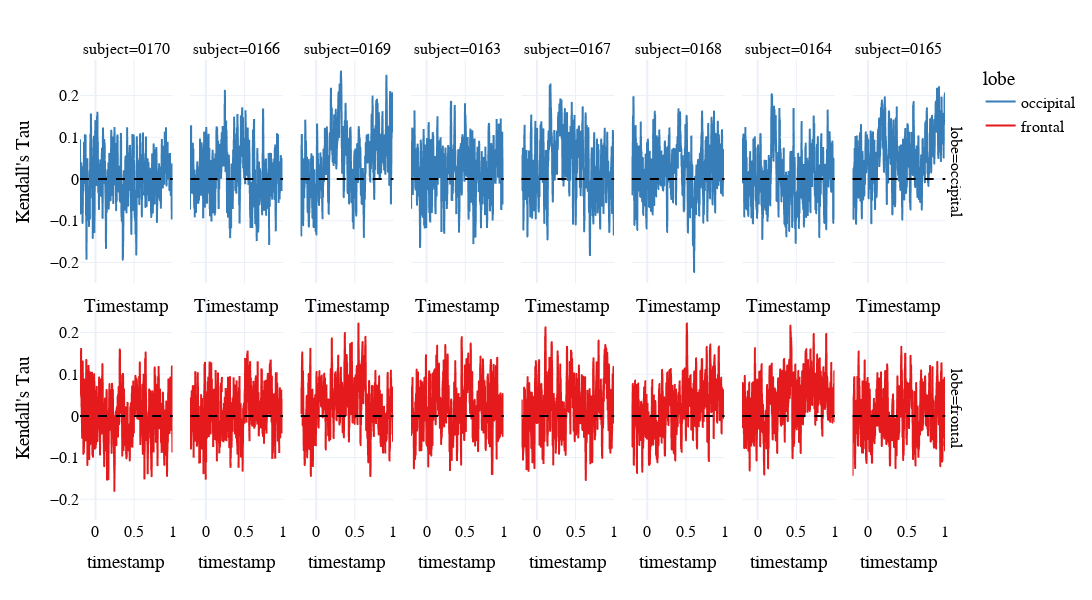

Write notebook code for a chart like this one.
### Code cell
color_map = dict(zip(["frontal", "occipital"], px.colors.qualitative.Set1))
fig = px.line(df, x="timestamp", y="tau", color="lobe", facet_col="subject", facet_row="lobe", color_discrete_map=color_map)
#fig = fig.update_traces(showlegend=False)
fig = fig.update_layout(
    template="plotly_white",
    width=1400,
    height=600,
    font=dict(family="Merriweather", size=16, color="black"),
)
fig = fig.update_yaxes(title="Kendall's Tau", col=1)
fig = fig.update_xaxes(title="Timestamp", row=2)
fig = fig.add_hline(y=0, line=dict(color="black", dash="dash"))
fig.show()

### Figure 1 — Plotly figure (JSON) as saved in the notebook; plotly's stock layout.template omitted (floating-point values rounded to 4 significant figures; data arrays with more than 128 entries replaced by an {"elided": "..."} marker saying what was removed)
{"data": [{"hovertemplate": "lobe=occipital<br>subject=0170<br>timestamp=%{x}<br>tau=%{y}<extra></extra>", "legendgroup": "occipital", "line": {"color": "rgb(55,126,184)", "dash": "solid"}, "marker": {"symbol": "circle"}, "mode": "lines", "name": "occipital", "showlegend": true, "type": "scattergl", "x": {"elided": "1201 float values"}, "xaxis": "x9", "y": {"elided": "1201 float values"}, "yaxis": "y9"}, {"hovertemplate": "lobe=occipital<br>subject=0166<br>timestamp=%{x}<br>tau=%{y}<extra></extra>", "legendgroup": "occipital", "line": {"color": "rgb(55,126,184)", "dash": "solid"}, "marker": {"symbol": "circle"}, "mode": "lines", "name": "occipital", "showlegend": false, "type": "scattergl", "x": {"elided": "1201 float values"}, "xaxis": "x10", "y": {"elided": "1201 float values"}, "yaxis": "y10"}, {"hovertemplate": "lobe=occipital<br>subject=0169<br>timestamp=%{x}<br>tau=%{y}<extra></extra>", "legendgroup": "occipital", "line": {"color": "rgb(55,126,184)", "dash": "solid"}, "marker": {"symbol": "circle"}, "mode": "lines", "name": "occipital", "showlegend": false, "type": "scattergl", "x": {"elided": "1201 float values"}, "xaxis": "x11", "y": {"elided": "1201 float values"}, "yaxis": "y11"}, {"hovertemplate": "lobe=occipital<br>subject=0163<br>timestamp=%{x}<br>tau=%{y}<extra></extra>", "legendgroup": "occipital", "line": {"color": "rgb(55,126,184)", "dash": "solid"}, "marker": {"symbol": "circle"}, "mode": "lines", "name": "occipital", "showlegend": false, "type": "scattergl", "x": {"elided": "1201 float values"}, "xaxis": "x12", "y": {"elided": "1201 float values"}, "yaxis": "y12"}, {"hovertemplate": "lobe=occipital<br>subject=0167<br>timestamp=%{x}<br>tau=%{y}<extra></extra>", "legendgroup": "occipital", "line": {"color": "rgb(55,126,184)", "dash": "solid"}, "marker": {"symbol": "circle"}, "mode": "lines", "name": "occipital", "showlegend": false, "type": "scattergl", "x": {"elided": "1201 float values"}, "xaxis": "x13", "y": {"elided": "1201 float values"}, "yaxis": "y13"}, {"hovertemplate": "lobe=occipital<br>subject=0168<br>timestamp=%{x}<br>tau=%{y}<extra></extra>", "legendgroup": "occipital", "line": {"color": "rgb(55,126,184)", "dash": "solid"}, "marker": {"symbol": "circle"}, "mode": "lines", "name": "occipital", "showlegend": false, "type": "scattergl", "x": {"elided": "1201 float values"}, "xaxis": "x14", "y": {"elided": "1201 float values"}, "yaxis": "y14"}, {"hovertemplate": "lobe=occipital<br>subject=0164<br>timestamp=%{x}<br>tau=%{y}<extra></extra>", "legendgroup": "occipital", "line": {"color": "rgb(55,126,184)", "dash": "solid"}, "marker": {"symbol": "circle"}, "mode": "lines", "name": "occipital", "showlegend": false, "type": "scattergl", "x": {"elided": "1201 float values"}, "xaxis": "x15", "y": {"elided": "1201 float values"}, "yaxis": "y15"}, {"hovertemplate": "lobe=occipital<br>subject=0165<br>timestamp=%{x}<br>tau=%{y}<extra></extra>", "legendgroup": "occipital", "line": {"color": "rgb(55,126,184)", "dash": "solid"}, "marker": {"symbol": "circle"}, "mode": "lines", "name": "occipital", "showlegend": false, "type": "scattergl", "x": {"elided": "1201 float values"}, "xaxis": "x16", "y": {"elided": "1201 float values"}, "yaxis": "y16"}, {"hovertemplate": "lobe=frontal<br>subject=0170<br>timestamp=%{x}<br>tau=%{y}<extra></extra>", "legendgroup": "frontal", "line": {"color": "rgb(228,26,28)", "dash": "solid"}, "marker": {"symbol": "circle"}, "mode": "lines", "name": "frontal", "showlegend": true, "type": "scattergl", "x": {"elided": "1201 float values"}, "xaxis": "x", "y": {"elided": "1201 float values"}, "yaxis": "y"}, {"hovertemplate": "lobe=frontal<br>subject=0166<br>timestamp=%{x}<br>tau=%{y}<extra></extra>", "legendgroup": "frontal", "line": {"color": "rgb(228,26,28)", "dash": "solid"}, "marker": {"symbol": "circle"}, "mode": "lines", "name": "frontal", "showlegend": false, "type": "scattergl", "x": {"elided": "1201 float values"}, "xaxis": "x2", "y": {"elided": "1201 float values"}, "yaxis": "y2"}, {"hovertemplate": "lobe=frontal<br>subject=0169<br>timestamp=%{x}<br>tau=%{y}<extra></extra>", "legendgroup": "frontal", "line": {"color": "rgb(228,26,28)", "dash": "solid"}, "marker": {"symbol": "circle"}, "mode": "lines", "name": "frontal", "showlegend": false, "type": "scattergl", "x": {"elided": "1201 float values"}, "xaxis": "x3", "y": {"elided": "1201 float values"}, "yaxis": "y3"}, {"hovertemplate": "lobe=frontal<br>subject=0163<br>timestamp=%{x}<br>tau=%{y}<extra></extra>", "legendgroup": "frontal", "line": {"color": "rgb(228,26,28)", "dash": "solid"}, "marker": {"symbol": "circle"}, "mode": "lines", "name": "frontal", "showlegend": false, "type": "scattergl", "x": {"elided": "1201 float values"}, "xaxis": "x4", "y": {"elided": "1201 float values"}, "yaxis": "y4"}, {"hovertemplate": "lobe=frontal<br>subject=0167<br>timestamp=%{x}<br>tau=%{y}<extra></extra>", "legendgroup": "frontal", "line": {"color": "rgb(228,26,28)", "dash": "solid"}, "marker": {"symbol": "circle"}, "mode": "lines", "name": "frontal", "showlegend": false, "type": "scattergl", "x": {"elided": "1201 float values"}, "xaxis": "x5", "y": {"elided": "1201 float values"}, "yaxis": "y5"}, {"hovertemplate": "lobe=frontal<br>subject=0168<br>timestamp=%{x}<br>tau=%{y}<extra></extra>", "legendgroup": "frontal", "line": {"color": "rgb(228,26,28)", "dash": "solid"}, "marker": {"symbol": "circle"}, "mode": "lines", "name": "frontal", "showlegend": false, "type": "scattergl", "x": {"elided": "1201 float values"}, "xaxis": "x6", "y": {"elided": "1201 float values"}, "yaxis": "y6"}, {"hovertemplate": "lobe=frontal<br>subject=0164<br>timestamp=%{x}<br>tau=%{y}<extra></extra>", "legendgroup": "frontal", "line": {"color": "rgb(228,26,28)", "dash": "solid"}, "marker": {"symbol": "circle"}, "mode": "lines", "name": "frontal", "showlegend": false, "type": "scattergl", "x": {"elided": "1201 float values"}, "xaxis": "x7", "y": {"elided": "1201 float values"}, "yaxis": "y7"}, {"hovertemplate": "lobe=frontal<br>subject=0165<br>timestamp=%{x}<br>tau=%{y}<extra></extra>", "legendgroup": "frontal", "line": {"color": "rgb(228,26,28)", "dash": "solid"}, "marker": {"symbol": "circle"}, "mode": "lines", "name": "frontal", "showlegend": false, "type": "scattergl", "x": {"elided": "1201 float values"}, "xaxis": "x8", "y": {"elided": "1201 float values"}, "yaxis": "y8"}], "layout": {"annotations": [{"showarrow": false, "text": "subject=0170", "x": 0.0525, "xanchor": "center", "xref": "paper", "y": 1, "yanchor": "bottom", "yref": "paper"}, {"showarrow": false, "text": "subject=0166", "x": 0.1775, "xanchor": "center", "xref": "paper", "y": 1, "yanchor": "bottom", "yref": "paper"}, {"showarrow": false, "text": "subject=0169", "x": 0.3025, "xanchor": "center", "xref": "paper", "y": 1, "yanchor": "bottom", "yref": "paper"}, {"showarrow": false, "text": "subject=0163", "x": 0.4275, "xanchor": "center", "xref": "paper", "y": 1, "yanchor": "bottom", "yref": "paper"}, {"showarrow": false, "text": "subject=0167", "x": 0.5525, "xanchor": "center", "xref": "paper", "y": 1, "yanchor": "bottom", "yref": "paper"}, {"showarrow": false, "text": "subject=0168", "x": 0.6775, "xanchor": "center", "xref": "paper", "y": 1, "yanchor": "bottom", "yref": "paper"}, {"showarrow": false, "text": "subject=0164", "x": 0.8025, "xanchor": "center", "xref": "paper", "y": 1, "yanchor": "bottom", "yref": "paper"}, {"showarrow": false, "text": "subject=0165", "x": 0.9275, "xanchor": "center", "xref": "paper", "y": 1, "yanchor": "bottom", "yref": "paper"}, {"showarrow": false, "text": "lobe=frontal", "textangle": 90, "x": 0.98, "xanchor": "left", "xref": "paper", "y": 0.2425, "yanchor": "middle", "yref": "paper"}, {"showarrow": false, "text": "lobe=occipital", "textangle": 90, "x": 0.98, "xanchor": "left", "xref": "paper", "y": 0.7575, "yanchor": "middle", "yref": "paper"}], "font": {"color": "black", "family": "Merriweather", "size": 16}, "height": 600, "legend": {"title": {"text": "lobe"}, "tracegroupgap": 0}, "margin": {"t": 60}, "shapes": [{"line": {"color": "black", "dash": "dash"}, "type": "line", "x0": 0, "x1": 1, "xref": "x domain", "y0": 0, "y1": 0, "yref": "y"}, {"line": {"color": "black", "dash": "dash"}, "type": "line", "x0": 0, "x1": 1, "xref": "x2 domain", "y0": 0, "y1": 0, "yref": "y2"}, {"line": {"color": "black", "dash": "dash"}, "type": "line", "x0": 0, "x1": 1, "xref": "x3 domain", "y0": 0, "y1": 0, "yref": "y3"}, {"line": {"color": "black", "dash": "dash"}, "type": "line", "x0": 0, "x1": 1, "xref": "x4 domain", "y0": 0, "y1": 0, "yref": "y4"}, {"line": {"color": "black", "dash": "dash"}, "type": "line", "x0": 0, "x1": 1, "xref": "x5 domain", "y0": 0, "y1": 0, "yref": "y5"}, {"line": {"color": "black", "dash": "dash"}, "type": "line", "x0": 0, "x1": 1, "xref": "x6 domain", "y0": 0, "y1": 0, "yref": "y6"}, {"line": {"color": "black", "dash": "dash"}, "type": "line", "x0": 0, "x1": 1, "xref": "x7 domain", "y0": 0, "y1": 0, "yref": "y7"}, {"line": {"color": "black", "dash": "dash"}, "type": "line", "x0": 0, "x1": 1, "xref": "x8 domain", "y0": 0, "y1": 0, "yref": "y8"}, {"line": {"color": "black", "dash": "dash"}, "type": "line", "x0": 0, "x1": 1, "xref": "x9 domain", "y0": 0, "y1": 0, "yref": "y9"}, {"line": {"color": "black", "dash": "dash"}, "type": "line", "x0": 0, "x1": 1, "xref": "x10 domain", "y0": 0, "y1": 0, "yref": "y10"}, {"line": {"color": "black", "dash": "dash"}, "type": "line", "x0": 0, "x1": 1, "xref": "x11 domain", "y0": 0, "y1": 0, "yref": "y11"}, {"line": {"color": "black", "dash": "dash"}, "type": "line", "x0": 0, "x1": 1, "xref": "x12 domain", "y0": 0, "y1": 0, "yref": "y12"}, {"line": {"color": "black", "dash": "dash"}, "type": "line", "x0": 0, "x1": 1, "xref": "x13 domain", "y0": 0, "y1": 0, "yref": "y13"}, {"line": {"color": "black", "dash": "dash"}, "type": "line", "x0": 0, "x1": 1, "xref": "x14 domain", "y0": 0, "y1": 0, "yref": "y14"}, {"line": {"color": "black", "dash": "dash"}, "type": "line", "x0": 0, "x1": 1, "xref": "x15 domain", "y0": 0, "y1": 0, "yref": "y15"}, {"line": {"color": "black", "dash": "dash"}, "type": "line", "x0": 0, "x1": 1, "xref": "x16 domain", "y0": 0, "y1": 0, "yref": "y16"}], "width": 1400, "xaxis": {"anchor": "y", "domain": [0, 0.105], "title": {"text": "timestamp"}}, "xaxis10": {"anchor": "y10", "domain": [0.125, 0.23], "matches": "x", "showticklabels": false, "title": {"text": "Timestamp"}}, "xaxis11": {"anchor": "y11", "domain": [0.25, 0.355], "matches": "x", "showticklabels": false, "title": {"text": "Timestamp"}}, "xaxis12": {"anchor": "y12", "domain": [0.375, 0.48], "matches": "x", "showticklabels": false, "title": {"text": "Timestamp"}}, "xaxis13": {"anchor": "y13", "domain": [0.5, 0.605], "matches": "x", "showticklabels": false, "title": {"text": "Timestamp"}}, "xaxis14": {"anchor": "y14", "domain": [0.625, 0.73], "matches": "x", "showticklabels": false, "title": {"text": "Timestamp"}}, "xaxis15": {"anchor": "y15", "domain": [0.75, 0.855], "matches": "x", "showticklabels": false, "title": {"text": "Timestamp"}}, "xaxis16": {"anchor": "y16", "domain": [0.875, 0.98], "matches": "x", "showticklabels": false, "title": {"text": "Timestamp"}}, "xaxis2": {"anchor": "y2", "domain": [0.125, 0.23], "matches": "x", "title": {"text": "timestamp"}}, "xaxis3": {"anchor": "y3", "domain": [0.25, 0.355], "matches": "x", "title": {"text": "timestamp"}}, "xaxis4": {"anchor": "y4", "domain": [0.375, 0.48], "matches": "x", "title": {"text": "timestamp"}}, "xaxis5": {"anchor": "y5", "domain": [0.5, 0.605], "matches": "x", "title": {"text": "timestamp"}}, "xaxis6": {"anchor": "y6", "domain": [0.625, 0.73], "matches": "x", "title": {"text": "timestamp"}}, "xaxis7": {"anchor": "y7", "domain": [0.75, 0.855], "matches": "x", "title": {"text": "timestamp"}}, "xaxis8": {"anchor": "y8", "domain": [0.875, 0.98], "matches": "x", "title": {"text": "timestamp"}}, "xaxis9": {"anchor": "y9", "domain": [0, 0.105], "matches": "x", "showticklabels": false, "title": {"text": "Timestamp"}}, "yaxis": {"anchor": "x", "domain": [0, 0.485], "title": {"text": "Kendall's Tau"}}, "yaxis10": {"anchor": "x10", "domain": [0.515, 1], "matches": "y", "showticklabels": false}, "yaxis11": {"anchor": "x11", "domain": [0.515, 1], "matches": "y", "showticklabels": false}, "yaxis12": {"anchor": "x12", "domain": [0.515, 1], "matches": "y", "showticklabels": false}, "yaxis13": {"anchor": "x13", "domain": [0.515, 1], "matches": "y", "showticklabels": false}, "yaxis14": {"anchor": "x14", "domain": [0.515, 1], "matches": "y", "showticklabels": false}, "yaxis15": {"anchor": "x15", "domain": [0.515, 1], "matches": "y", "showticklabels": false}, "yaxis16": {"anchor": "x16", "domain": [0.515, 1], "matches": "y", "showticklabels": false}, "yaxis2": {"anchor": "x2", "domain": [0, 0.485], "matches": "y", "showticklabels": false}, "yaxis3": {"anchor": "x3", "domain": [0, 0.485], "matches": "y", "showticklabels": false}, "yaxis4": {"anchor": "x4", "domain": [0, 0.485], "matches": "y", "showticklabels": false}, "yaxis5": {"anchor": "x5", "domain": [0, 0.485], "matches": "y", "showticklabels": false}, "yaxis6": {"anchor": "x6", "domain": [0, 0.485], "matches": "y", "showticklabels": false}, "yaxis7": {"anchor": "x7", "domain": [0, 0.485], "matches": "y", "showticklabels": false}, "yaxis8": {"anchor": "x8", "domain": [0, 0.485], "matches": "y", "showticklabels": false}, "yaxis9": {"anchor": "x9", "domain": [0.515, 1], "matches": "y", "title": {"text": "Kendall's Tau"}}}}
